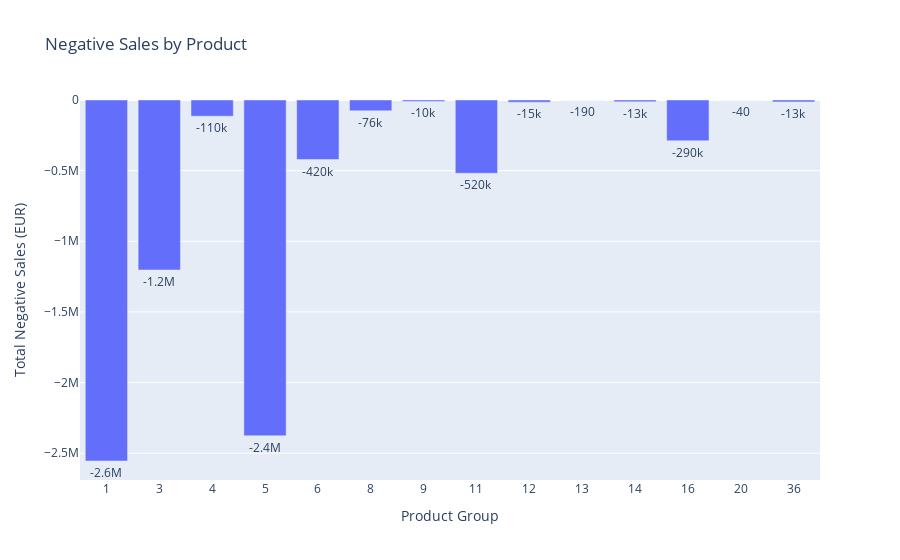

The notebook cell this image was saved under:
### Code cell
grouped_by_products= negative_sales.groupby('Mapped_GCK')['Sales_EUR'].sum().reset_index()

plot_sales_by_product(grouped_by_products, 'Mapped_GCK', 'Sales_EUR', 'Negative Sales by Product', 'Product Group', 'Total Negative Sales (EUR)')

### Figure 1 — Plotly figure (JSON) as saved in the notebook; plotly's stock layout.template omitted (floating-point values rounded to 4 significant figures)
{"data": [{"alignmentgroup": "True", "hovertemplate": "Product Group=%{x}<br>Total Negative Sales (EUR)=%{text}<extra></extra>", "legendgroup": "", "marker": {"color": "#636efa", "pattern": {"shape": ""}}, "name": "", "offsetgroup": "", "orientation": "v", "showlegend": false, "text": [-2555000.0, -1203233, -114900.0, -2376000.0, -421300.0, -76370.0, -10370.0, -518700.0, -15490.0, -193.1, -13140.0, -288400.0, -39.63, -13390.0], "textposition": "outside", "texttemplate": "%{text:.2s}", "type": "bar", "x": [1, 3, 4, 5, 6, 8, 9, 11, 12, 13, 14, 16, 20, 36], "xaxis": "x", "y": [-2555000.0, -1203233, -114900.0, -2376000.0, -421300.0, -76370.0, -10370.0, -518700.0, -15490.0, -193.1, -13140.0, -288400.0, -39.63, -13390.0], "yaxis": "y"}], "layout": {"barmode": "relative", "legend": {"tracegroupgap": 0}, "title": {"text": "Negative Sales by Product"}, "xaxis": {"anchor": "y", "domain": [0, 1], "tickmode": "linear", "title": {"text": "Product Group"}, "type": "category"}, "yaxis": {"anchor": "x", "domain": [0, 1], "title": {"text": "Total Negative Sales (EUR)"}}}}
